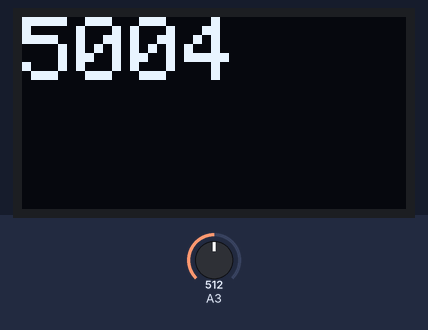
A sketch run on a simulated Arduino Uno, built with avr-gcc and run on an emulated ATmega328P. On the bench: 128×64 one-colour display. Inputs (shaded band) come from the test bench; at power-on: A3 = 512.

Above: at 1.2 s.
1.3 s: A3 set to 716
At 2.5 s:
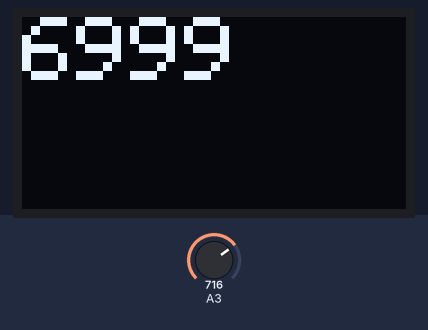
2.8 s: A3 set to 900
At 3.2 s:
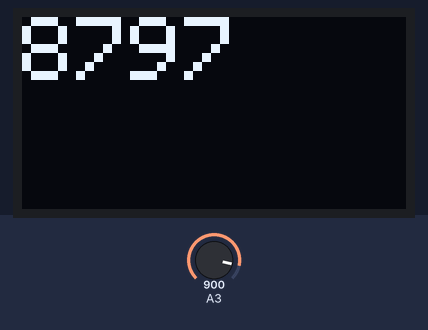
4.3 s: A3 set to 1023
At 5.2 s:
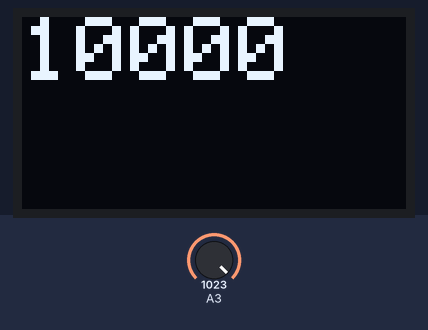
Timing chart, 0 to 7.3 s (numbered marks = the images above; inputs shaded):
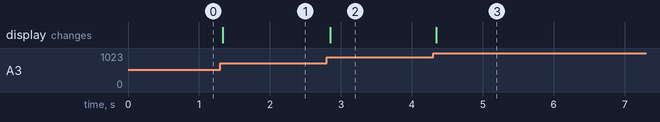

Measured:
- after the input at 1.3 s, the display: changes at once (image 1)
- after the input at 2.8 s, the display: changes after 0.05 s (image 2)
- after the input at 4.3 s, the display: changes at once (image 3)

The sketch:

chal2.ino
```cpp
#include <Wire.h>
#include <Adafruit_GFX.h>
#include <Adafruit_SSD1306.h>

#define SCREEN_WIDTH 128 // OLED display width, in pixels
#define SCREEN_HEIGHT 64 // OLED display height, in pixels

// Declaration for an SSD1306 display connected to I2C (SDA, SCL pins)
Adafruit_SSD1306 display(SCREEN_WIDTH, SCREEN_HEIGHT, &Wire, -1);
int POT;

void setup() {
  Serial.begin(9600);

  if(!display.begin(SSD1306_SWITCHCAPVCC, 0x3C)) { // Address 0x3D for 128x64
    Serial.println(F("SSD1306 allocation failed"));
    for(;;);
  }
}


void loop() {
  POT=map(analogRead(A3),0,1023,0,10000);
  display.clearDisplay();
  display.setTextSize(3);
  display.setTextColor(WHITE);
  display.setCursor(0, 0);
  display.println(POT);
  display.display();
}
```
